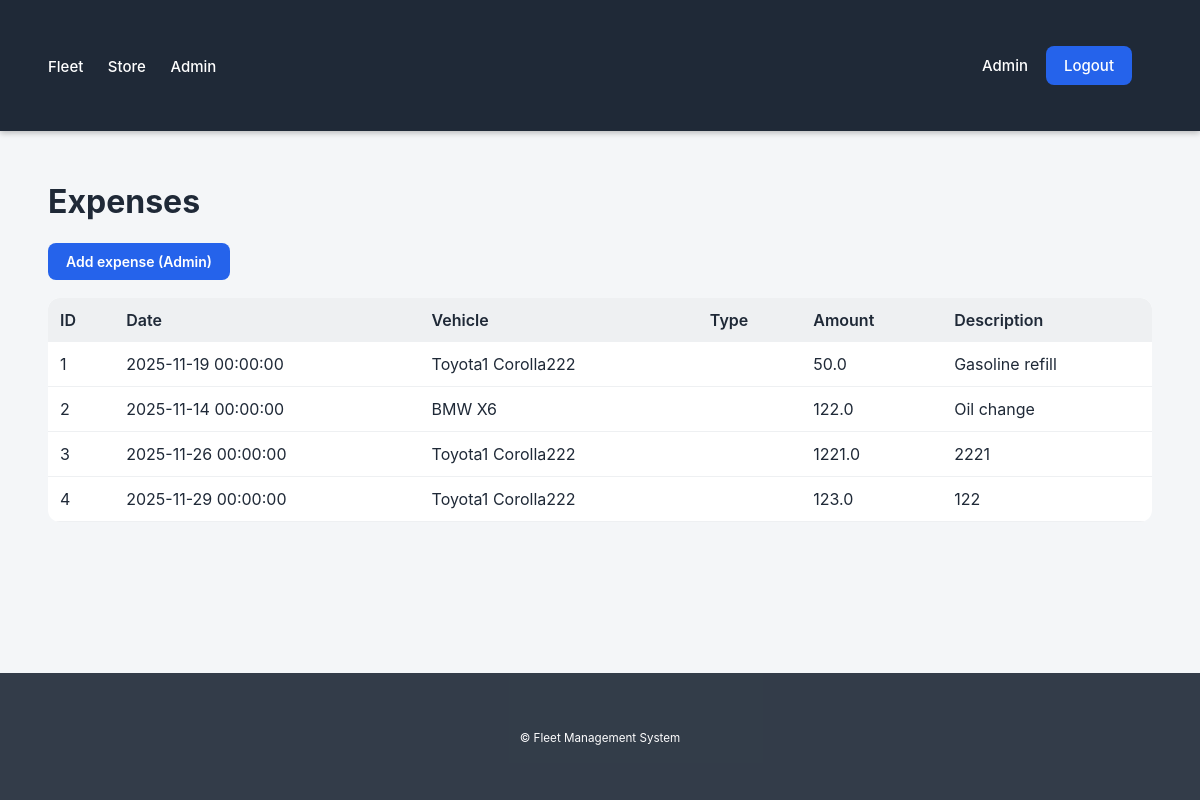
The app's page /store/expenses (signed in) with its own data.
### app/models/expense.py (models this page shows, shortened)
class Expense(db.Model):
    __tablename__ = 'expenses'
    id = db.Column(db.Integer, primary_key=True)
    expense_type = db.Column(db.String(150), nullable=False)
    amount = db.Column(db.Float, nullable=False)
    date = db.Column(db.DateTime, default=datetime.utcnow)
    description = db.Column(db.String(255), nullable=True)
    vehicle_id = db.Column(db.Integer, db.ForeignKey('vehicles.id'), nullable=False)

### app/models/vehicle.py (models this page shows, shortened)
class Vehicle(db.Model):
    __tablename__ = 'vehicles'
    id = db.Column(db.Integer, primary_key=True)
    brand = db.Column(db.String(120), nullable=False)
    model = db.Column(db.String(120), nullable=False)
    year = db.Column(db.Integer, nullable=False)
    vin = db.Column(db.String(100), unique=True, nullable=False)
    technical_state = db.Column(db.String(255), nullable=False)
    trips = db.relationship('Trip', backref='vehicle', cascade='all, delete-orphan', lazy=True)
    maintenances = db.relationship('Maintenance', backref='vehicle', cascade='all, delete-orphan', lazy=True)
    expenses = db.relationship('Expense', backref='vehicle', cascade='all, delete-orphan', lazy=True)

### app/controllers/store_controller.py (the view)
@store_bp.route('/expenses')
@store_access_required
def expenses():
    raw = ExpenseService.get_all()
    expenses = raw[0] if isinstance(raw, tuple) else raw
    return render_template("Store/expenses.html", expenses=expenses)

### app/controllers/store_controller.py (called while the page is built)
def store_access_required(func):
    @wraps(func)
    def wrapper(*args, **kwargs):
        if "user_id" not in session:
            flash("You must log in first.", "warning")
            return redirect(url_for("auth.login"))
        if session.get("role") not in ("user", "admin"):
            flash("Access denied.", "danger")
            return redirect(url_for("auth.login"))
        return func(*args, **kwargs)
    return wrapper

### app/repositories/expense_repository.py (called while the page is built, shortened)
    @staticmethod
    def get_all(query=None, page=None, per_page=None):
        q = Expense.query
        if query:
            search = f"%{query}%"
            q = q.filter(
                (Expense.expense_type.ilike(search)) |
                (Expense.description.ilike(search))
            )
        items = q.order_by(Expense.id).all()
        return items, 1

### app/services/expense_service.py (called while the page is built)
    @staticmethod
    def get_all(query=None, page=None, per_page=None):
        return ExpenseRepository.get_all(query=query, page=page, per_page=per_page)

### app/templates/Store/expenses.html (shortened to what this page needs)
{% extends 'base.html' %}
{% block content %}
<h1>Expenses</h1>
<a class="button" href="{{ url_for('admin.add_expense') }}">Add expense (Admin)</a>
<table class="table">
  <thead><tr><th>ID</th><th>Date</th><th>Vehicle</th><th>Type</th><th>Amount</th><th>Description</th></tr></thead>
  <tbody>
    {% for e in expenses %}
    <tr>
      <td>{{ e.id }}</td>
      <td>{{ e.date }}</td>
      <td>{{ e.vehicle.brand }} {{ e.vehicle.model }}</td>
      <td>{{ e.type }}</td>
      <td>{{ e.amount }}</td>
      <td>{{ e.description }}</td>
    </tr>
    {% else %}
    <tr><td colspan="6">No expenses</td></tr>
    {% endfor %}
  </tbody>
</table>
{% endblock %}

### app/static/css/style.css (style rules this page uses)
html, body { height: 100%; }
body { margin: 0; padding: 0; font-family: -apple-system, BlinkMacSystemFont, "Segoe UI", Roboto, Arial, sans-serif; background: #f4f6f8; color: #1f2937; display: flex; flex-direction: column; }
* { transition: 0.15s ease; }
.button { padding: 10px 18px; border-radius: 8px; background: #2563eb; color: white; text-decoration: none; font-weight: 600; font-size: 14px; display: inline-block; border: none; cursor: pointer; }
.table { width: 100%; border-collapse: collapse; background: white; border-radius: 12px; overflow: hidden; margin-top: 18px; }
.table th { background: #eef0f2; text-align: left; padding: 12px; font-weight: 600; }
.table td { padding: 12px; border-bottom: 1px solid #eef0f2; }

### records on screen
Expense: id "1", date "2025-11-19 00:00:00", vehicle.brand "Toyota1", vehicle.model "Corolla222", amount "50.0", description "Gasoline refill"
Expense: id "2", date "2025-11-14 00:00:00", vehicle.brand "BMW", vehicle.model "X6", amount "122.0", description "Oil change"
Expense: id "3", date "2025-11-26 00:00:00", vehicle.brand "Toyota1", vehicle.model "Corolla222", amount "1221.0", description "2221"
Expense: id "4", date "2025-11-29 00:00:00", vehicle.brand "Toyota1", vehicle.model "Corolla222", amount "123.0", description "122"

### other values on screen
{{ session.get('user_name') }} "Admin"
